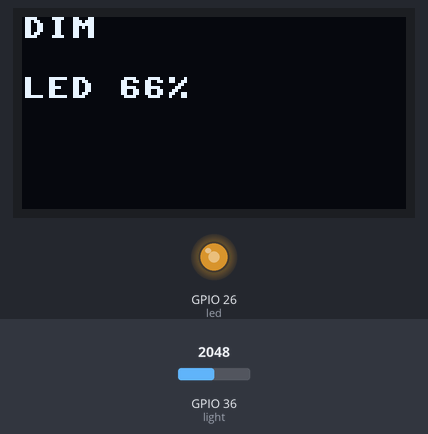
Recording of a program running on a simulated ESP32 board running MicroPython. On the bench: 128×64 one-colour display, output pins drawn as LEDs (lit = HIGH). The test bench sets the inputs (shaded band); at power-on: GPIO 36 (light) = 2048 (analog values on the 0–4095 scale). What the program prints to the serial console is not drawn.

Above: at 1.2 s.
1.3 s: GPIO 36 (light) set to 2472
2.8 s: GPIO 36 (light) set to 2545
At 4.1 s:
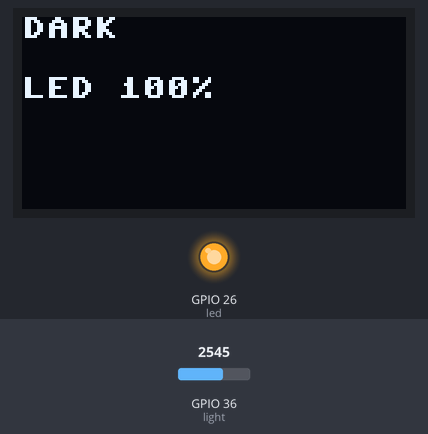
4.6 s: GPIO 36 (light) set to 1228
At 5.5 s:
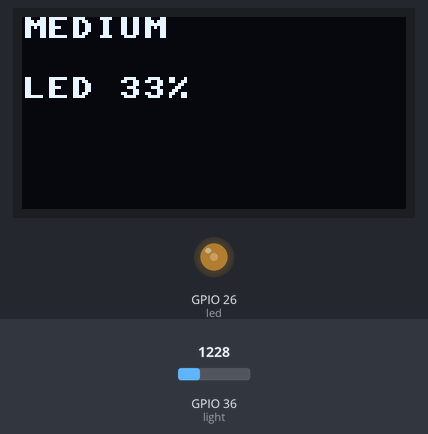
6.2 s: GPIO 36 (light) set to 530
7.7 s: GPIO 36 (light) set to 471
At 8.4 s:
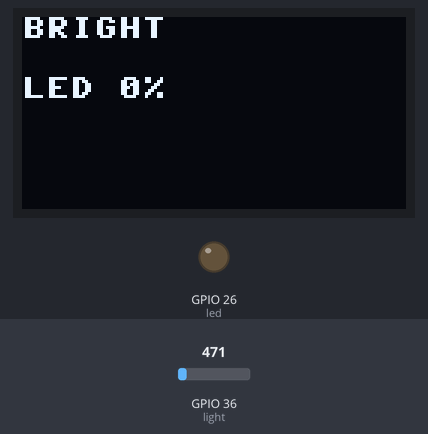
9.4 s: GPIO 36 (light) set to 2047
At 9.8 s:
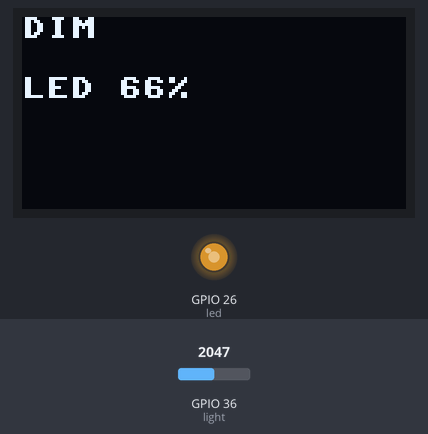
Timing chart, 0 to 11.9 s (numbered marks = the images above; inputs shaded):
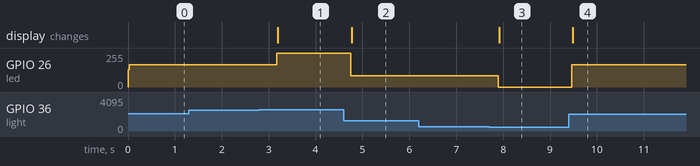

The program:

design_street_lamp.py
```python
from machine import Pin, PWM, SoftI2C, ADC
import ssd1306
import time

light = ADC(Pin(36))
light.atten(ADC.ATTN_11DB)
light.width(ADC.WIDTH_12BIT)
led = PWM(Pin(26))
led.freq(1000)
i2c = SoftI2C(scl=Pin(22), sda=Pin(21))
oled = ssd1306.SSD1306_I2C(128, 64, i2c)

names = ["DARK", "DIM", "MEDIUM", "BRIGHT"]
while True:
    value = light.read()
    level = ((value - 3500) * (3 - 0) // (500 - 3500) + 0)
    level = min(max(level, 0), 3)
    power = ((level - 0) * (0 - 100) // (3 - 0) + 100)
    led.duty(int(power * 1023 / 100))
    oled.fill(0)
    oled.text(names[level], 0, 0)
    oled.text("LED " + str(power) + "%", 0, 20)
    oled.show()
    print(value, level)
    time.sleep(0.5)
```

Measured:
- the behaviour switches between 2500 and 2501 on GPIO 36 (light) (found by bisection; images 0 and 1)
- the behaviour switches between 501 and 500 on GPIO 36 (light) (found by bisection; images 2 and 3)
- after the input at 1.3 s, every drawn part: stays the same
- after the input at 2.8 s, GPIO 26 (led): 168/255 → 255/255 after 0.37 s; the display: changes after 0.40 s (image 1)
- after the input at 4.6 s, GPIO 26 (led): 255/255 → 84/255 after 0.15 s; the display: changes after 0.17 s (image 2)
- after the input at 6.2 s, every drawn part: stays the same
- after the input at 7.7 s, GPIO 26 (led): 84/255 → 0/255 after 0.19 s; the display: changes after 0.22 s (image 3)
- after the input at 9.4 s, GPIO 26 (led): 0/255 → 168/255 after 0.07 s; the display: changes after 0.09 s (image 4)
